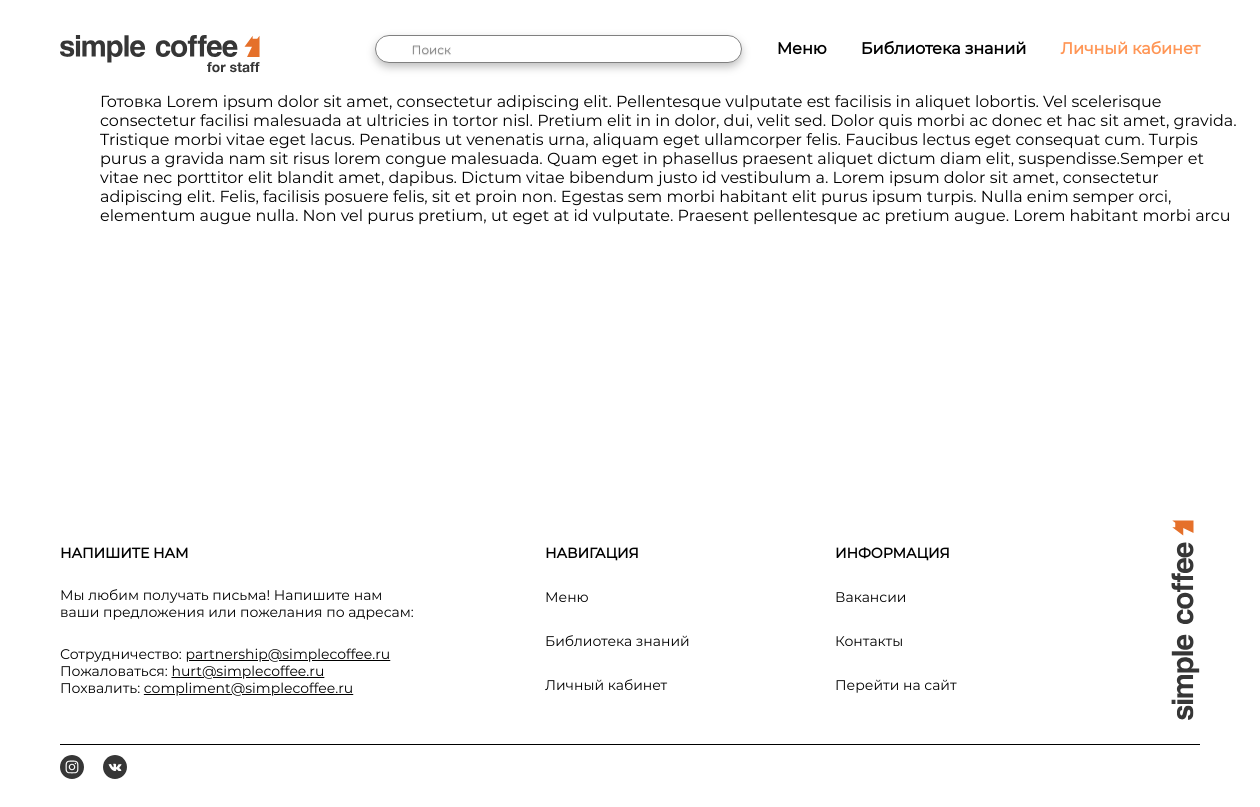
The page /lection/1/ on the database its author committed.
### main/models.py (models this page shows, shortened)
class LectionContent(models.Model):
    parent = models.ForeignKey('Lection', on_delete=models.PROTECT, null=True, verbose_name='Лекция')
    content = models.TextField(verbose_name="Содержание", null=True)

class Lection(models.Model):
    lection = models.AutoField(primary_key=True, verbose_name='ID')
    topic = models.CharField(max_length=100, default='Topic of lection', verbose_name='Заголовок')
    parent = models.ForeignKey('Module', on_delete=models.PROTECT, null=True, verbose_name='Модуль')
    order_lection = models.PositiveIntegerField(verbose_name='Номер в модуле', null=True, blank=True)
    class Meta:
        verbose_name = 'Лекция'
        verbose_name_plural = 'Лекции'

### main/views.py (the view)
# urls.py: path('lection/<int:lection_id>/', views.show_lection, name='lection'),
def show_lection(request, lection_id):
    lcontent = LectionContent.objects.filter(parent=lection_id)
    return render(request, 'main/lection.html', {"lec": lcontent})

### main/templates/main/lection.html
{% extends 'main/layout.html' %}
{% block content %}
    {% for l in lec %}
        {{ l.parent.topic}}
        {{ l.content }}
    {% endfor %}
    {% endblock %}

### main/static/main/css/style.css (style rules this page uses)
html, body { min-width: 1160px; margin: 0; padding: 0; font-family: "Montserrat"; color: #000000; height: 100%; margin-bottom: 20px; }

### rows shown on the page
LectionContent: parent.topic "Готовка", content "Lorem ipsum dolor sit amet, consectetur adipiscing elit. Pellentesque vulputate est facilisis in aliquet lobortis. Vel scelerisque consectetur facilisi malesuada at ultricies in tortor nisl. Pretium elit in in dolor, dui, velit sed. Dolor quis morbi ac donec et hac sit amet, gravida. Tristique morbi vitae eget lacus. Penatibus ut venenatis urna, aliquam eget ullamcorper felis. Faucibus lectus eget consequat cum. Turpis purus a gravida nam sit risus lorem congue malesuada. Quam eget in phasellus praesent aliquet dictum diam elit, suspendisse.Semper et vitae nec porttitor elit blandit amet, dapibus. Dictum vitae bibendum justo id vestibulum a. Lorem ipsum dolor sit amet, consectetur…"
